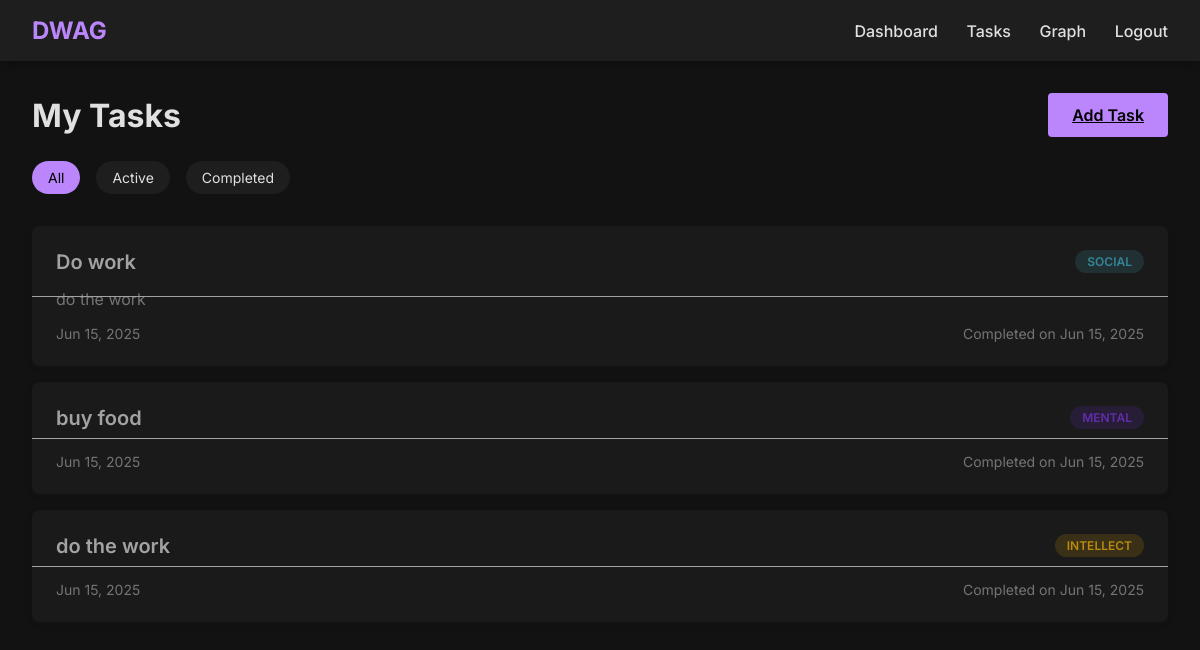
The page /view_tasks (signed in) on the database as committed earlier.
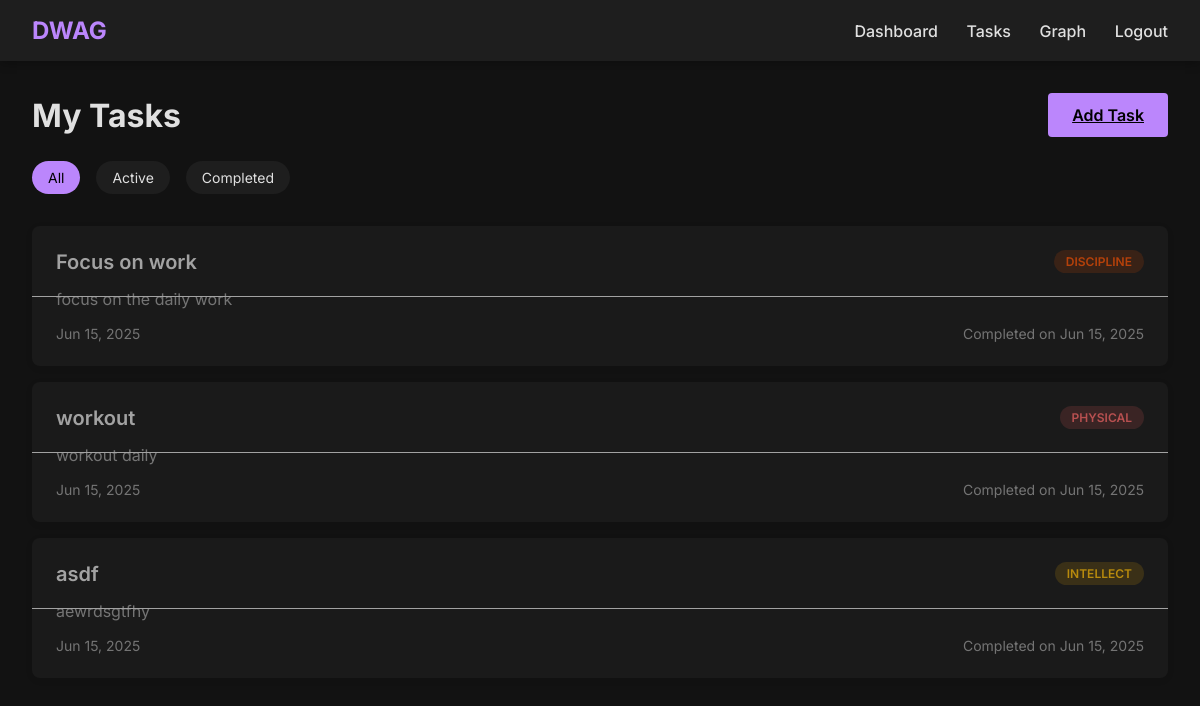
The same page on the database as committed later.
### app.py (models this page shows)
class Task(db.Model):
    id = db.Column(db.Integer, primary_key=True)
    title = db.Column(db.String(100), nullable=False)
    description = db.Column(db.Text)
    category = db.Column(db.String(50), nullable=False)
    completed = db.Column(db.Boolean, default=False)
    date_created = db.Column(db.DateTime, default=datetime.utcnow)
    user_id = db.Column(db.Integer, db.ForeignKey('user.id'), nullable=False)

### app.py (the view)
@app.route('/view_tasks')
def view_tasks():
    if 'user_id' not in session:
        return redirect(url_for('login'))
    tasks = Task.query.filter_by(user_id=session['user_id']).all()
    return render_template('view_tasks.html', tasks=tasks)

### templates/view_tasks.html (shortened to what this page needs)
{% extends "base.html" %}
{% block content %}
<div class="tasks-header">
    <h1>My Tasks</h1>
    <a href="{{ url_for('add_task') }}" class="btn btn-primary">Add Task</a>
</div>
<div class="task-filters">
    <a href="?filter=all" class="filter-btn {% if request.args.get('filter') == 'all' or not request.args.get('filter') %}active{% endif %}">All</a>
    <a href="?filter=active" class="filter-btn {% if request.args.get('filter') == 'active' %}active{% endif %}">Active</a>
    <a href="?filter=completed" class="filter-btn {% if request.args.get('filter') == 'completed' %}active{% endif %}">Completed</a>
</div>
<div class="task-list">
    {% if tasks %}
        {% for task in tasks %}
            <div class="task-card {% if task.completed %}completed{% endif %}">
                <div class="task-title">
                    <span>{{ task.title }}</span>
                    <span class="task-category category-{{ task.category.lower() }}">{{ task.category }}</span>
                </div>
                <p class="task-description">{{ task.description }}</p>
                <div class="task-footer">
                    <span>{{ task.date_created.strftime('%b %d, %Y') }}</span>
                    {% if not task.completed %}
                        <a href="{{ url_for('complete_task', task_id=task.id) }}" class="btn btn-small">Mark Complete</a>
                    {% else %}
                        <span>Completed on {{ task.date_created.strftime('%b %d, %Y') }}</span>
                    {% endif %}
                </div>
            </div>
        {% endfor %}
    {% else %}
        <p>No tasks found. <a href="{{ url_for('add_task') }}">Add your first task</a> to get started!</p>
    {% endif %}
</div>
{% endblock %}

Rows that differ between the two databases and show on the page:
removed Task: title "buy food", category "MENTAL", date_created "Jun 15, 2025"
removed Task: title "do the work", category "INTELLECT", date_created "Jun 15, 2025"
changed Task: title "Do work" → "Focus on work"; category "SOCIAL" → "DISCIPLINE"; description "do the work" → "focus on the daily work"
added Task: title "workout", category "PHYSICAL", description "workout daily", date_created "Jun 15, 2025"
added Task: title "asdf", category "INTELLECT", description "aewrdsgtfhy", date_created "Jun 15, 2025"
